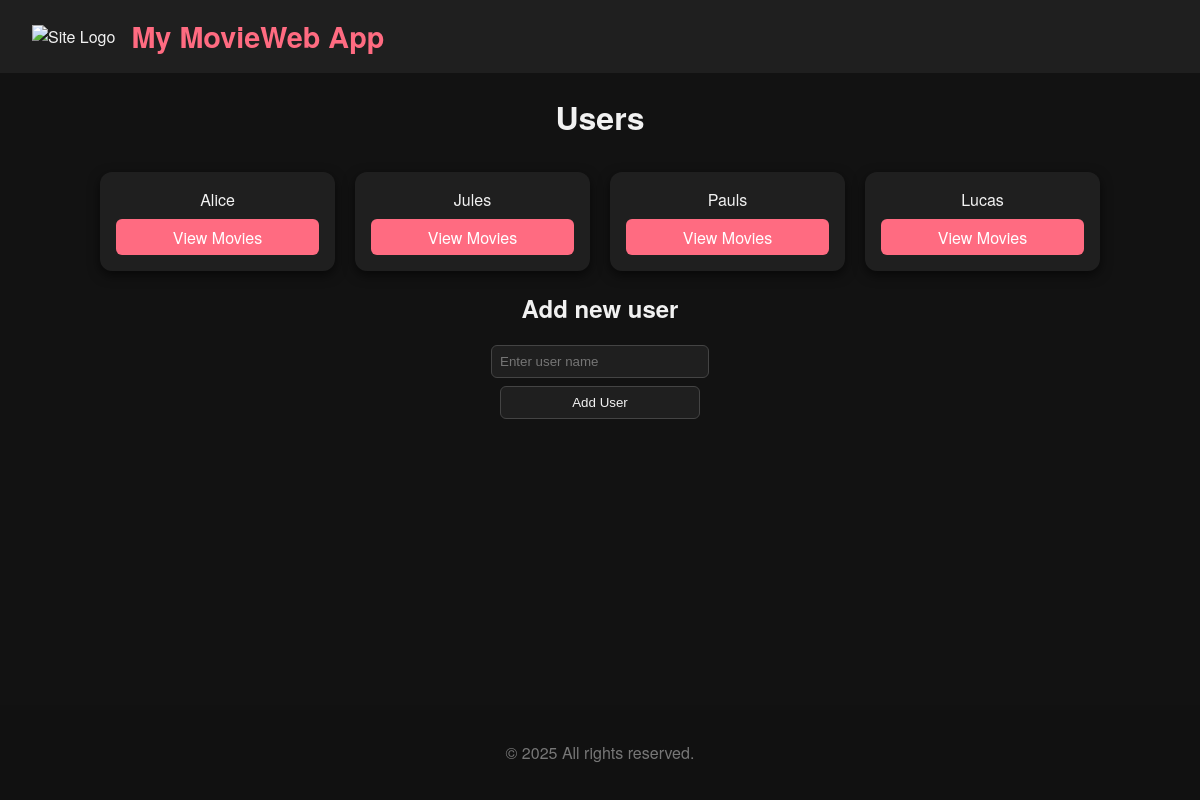
Before: / with the older database file.
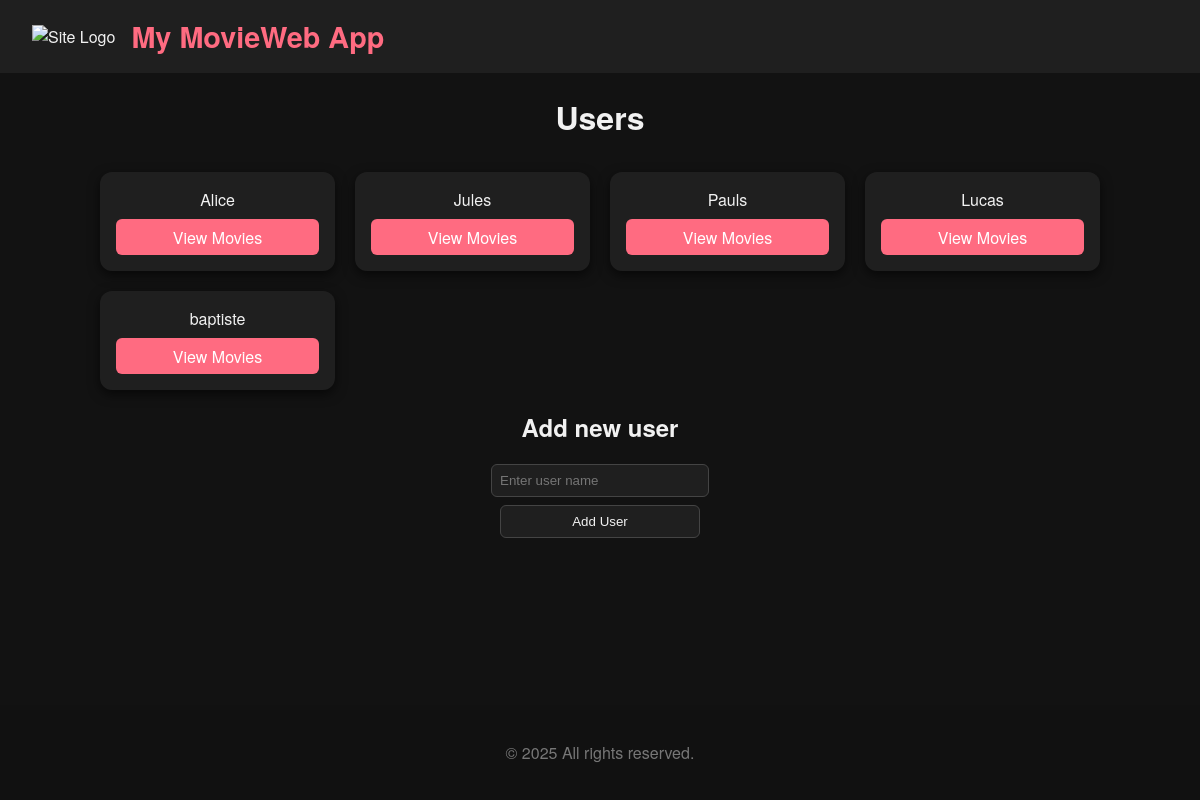
After: the same page with the newer database file.
### models.py (models this page shows)
class User(db.Model):
    id = db.Column(db.Integer, primary_key=True)
    name = db.Column(db.String(100), nullable=False)
    movies = db.relationship(
        "Movie", backref="user", lazy="select", cascade="all, delete-orphan"
    )  # movie.user to get "owner"

### app.py (the view)
@app.route("/", methods=["GET", "POST"])
def home():
    if request.method == "POST":
        name = request.form.get("name")
        data_manager.create_user(name)
    users =  data_manager.get_all_users()
    return render_template("index.html", users=users)

### data_manager.py (called while the page is built)
    def get_all_users(self):
        try:
            users = User.query.all()
            return users
        except Exception as e:
            print(f" Error: {e}")
            db.session.rollback()
            return []

### templates/index.html (shortened to what this page needs)
{% extends "base.html" %}
{% block content %}
<h1>Users</h1>
<ul class="user-list">
    {% for user in users %}
    <li class="user-card">
        <span class="user-name">{{ user.name }}</span>
        <a href="{{ url_for('user_movies', user_id=user.id) }}">View Movies</a>
    </li>
    {% else %}
    <li class="user-card">No users found</li>
    {% endfor %}
</ul>
<h2>Add new user</h2>
<form action="{{ url_for('home') }}" method="POST">
    <input type="text" name="name" placeholder="Enter user name" required>
    <button type="submit">Add User</button>
</form>
{% endblock %}

### templates/base.html (shortened to what this page needs)
<!DOCTYPE html>
<html lang="en">
<head>
    <link rel="stylesheet" href="{{ url_for('static', filename='style.css') }}">
</head>
<body>
    <div class="page-wrap">
        <header class="site-header">
            <a href="{{ url_for('home') }}" class="logo-link">
                <img src="{{ url_for('static', filename='logo.svg') }}" alt="Site Logo" class="site-logo">
            </a>
            <h1 class="site-title">My MovieWeb App</h1>
        </header>
        <main class="container">
            {% block content %}{% endblock %}
        </main>
        <footer class="site-footer">
            <p>&copy; 2025 All rights reserved.</p>
        </footer>
    </div>
</body>
</html>

### static/style.css (style rules this page uses)
html, body { height: 100%; margin: 0; padding: 0; box-sizing: border-box; font-family: 'Helvetica Neue', Arial, sans-serif; background-color: #121212; color: #f1f1f1; }
.page-wrap { min-height: 100%; display: flex; flex-direction: column; }
.site-header { display: flex; align-items: center; gap: 1rem; padding: 1rem 2rem; background: #1f1f1f; }
.site-logo { height: 50px; width: auto; }
.site-title { font-size: 1.8rem; color: #ff6b81; margin: 0; }
a { color: #f1f1f1; text-decoration: none; transition: 0.3s; }
button, input[type="submit"] { background-color: #ff6b81; color: #fff; border: none; padding: 0.5rem 1rem; border-radius: 6px; cursor: pointer; transition: 0.3s; }
form { display: flex; flex-direction: column; align-items: center; gap: 0.5rem; margin: 1rem auto; }
form input[type="text"], form input[type="number"], form button { width: 200px; padding: 0.5rem; border-radius: 6px; border: 1px solid #444; background-color: #1f1f1f; color: #f1f1f1; }
.container { width: 90%; max-width: 1000px; margin: 0 auto; text-align: center; }
.user-list { list-style: none; padding: 0; display: grid; grid-template-columns: repeat(auto-fit, minmax(200px, 1fr)); gap: 20px; margin-top: 2rem; }
.user-card { background-color: #1f1f1f; padding: 1rem; border-radius: 12px; text-align: center; box-shadow: 0 4px 12px rgba(0, 0, 0, 0.6); transition: transform 0.3s ease, box-shadow 0.3s ease; display: flex; flex-direction: column; gap: 0.5rem; }
.user-card a { padding: 0.4rem 0.8rem; background-color: #ff6b81; border-radius: 6px; color: #fff; display: inline-block; }
.site-footer { margin-top: auto; padding: 20px; text-align: center; background: #111; color: #777; }

Changed rows visible on the page:
added User: name "baptiste"
